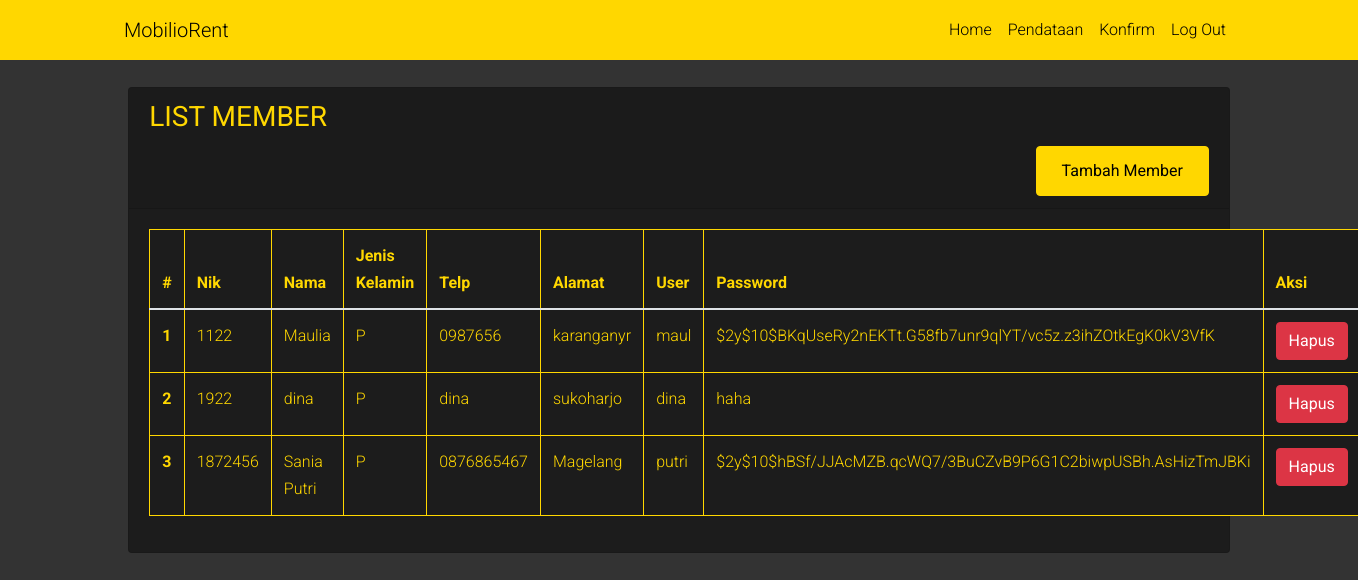
Screenshot of /tb_member.php with the database file from the repository.
### tables this page shows
CREATE TABLE IF NOT EXISTS `member` (
  `nik` int NOT NULL,
  `nama` varchar(255) NOT NULL,
  `jk` enum('L','P') NOT NULL,
  `telp` varchar(15) NOT NULL,
  `alamat` text NOT NULL,
  `user` varchar(255) NOT NULL,
  `pass` varchar(255) NOT NULL
);

### tb_member.php (the view, shortened to what this page needs)
<!DOCTYPE html>
<html lang="en">
<head>
    <link rel="stylesheet" href="fonts/icomoon/style.css">
    <link rel="stylesheet" href="css/bootstrap.min.css">
    <link rel="stylesheet" href="css/bootstrap-datepicker.css">
    <link rel="stylesheet" href="css/jquery.fancybox.min.css">
    <link rel="stylesheet" href="css/owl.carousel.min.css">
    <link rel="stylesheet" href="css/owl.theme.default.min.css">
    <link rel="stylesheet" href="fonts/flaticon/font/flaticon.css">
    <link rel="stylesheet" href="css/aos.css">
    <link rel="stylesheet" href="css/style.css">
</head>
<body class="hold-transition sidebar-mini layout-fixed">
<div class="wrapper">
    <nav class="navbar navbar-expand-lg">
        <div class="container">
            <a class="navbar-brand" href="#">
                <i class="fas fa-home"></i> MobilioRent
            </a>
            <div class="collapse navbar-collapse" id="navbarNav">
                <ul class="navbar-nav ml-auto">
                    <li class="nav-item">
                        <a class="nav-link" href="tb_mobil.php">Home</a>
                    </li>
                    <li class="nav-item">
                        <a class="nav-link" href="form.php">Pendataan</a>
                    </li>
                    <li class="nav-item">
                        <a class="nav-link" href="konfirm.php">Konfirm</a>
                    </li>
                    <li class="nav-item">
                        <a class="nav-link" href="logout.php">Log Out</a>
                    </li>
                </ul>
            </div>
        </div>
    </nav>
    <br>
    <?php
    $koneksi = new mysqli("localhost", "root", "", "rental");
    $sql = "SELECT * FROM member";
    $result = $koneksi->query($sql);
    ?>
    <section class="content">
        <div class="container-fluid">
            <div class="row justify-content-center">
                <div class="col-md-10">
                    <div class="card card-primary">
                        <div class="card-header">
                            <h3 class="card-title"><strong>LIST MEMBER</strong></h3>
                            <button type="button" class="btn btn-primary float-right" data-toggle="modal" data-target="#addMemberModal">
                                Tambah Member
                            </button>
                        </div>
                        <div class="card-body">
                            <table class="table table-bordered">
                                <thead>
                                <tr>
                                    <th scope="col">#</th>
                                    <th scope="col">Nik</th>
                                    <th scope="col">Nama</th>
                                    <th scope="col">Jenis Kelamin</th>
                                    <th scope="col">Telp</th>
                                    <th scope="col">Alamat</th>
                                    <th scope="col">User</th>
                                    <th scope="col">Password</th>
                                    <th scope="col">Aksi</th>
                                </tr>
                                </thead>
                                <tbody>
<?php if ($result->num_rows > 0): ?>
    <?php $no = 1; ?>
    <?php while ($row = $result->fetch_assoc()): ?>
        <tr>
            <th scope="row"><?php echo $no++; ?></th>
            <td><?php echo htmlspecialchars($row['nik']); ?></td>
            <td><?php echo htmlspecialchars($row['nama']); ?></td>
            <td><?php echo htmlspecialchars($row['jk']); ?></td>
            <td><?php echo htmlspecialchars($row['telp']); ?></td>
            <td><?php echo htmlspecialchars($row['alamat']); ?></td>
            <td><?php echo htmlspecialchars($row['user']); ?></td>
            <td><?php echo htmlspecialchars($row['pass']); ?></td>
            <td>
                <a href="hapus.php?id=<?php echo $row['nik']; ?>" class="btn btn-danger" onclick="return confirm('Apakah Anda yakin ingin menghapus member ini?')">Hapus</a>
            </td>
        </tr>
    <?php endwhile; ?>
<?php else: ?>
    <tr>
        <td colspan="9" class="text-center">Tidak ada data Member.</td>
    </tr>
<?php endif; ?>
</tbody>
</body>
</html>

### css/style.css (style rules this page uses)
html { overflow-x: hidden; }
body { line-height: 1.7; color: #364d59 !important; font-weight: 300; font-size: 1rem; background: #fff; }
a { -webkit-transition: .3s all ease; -o-transition: .3s all ease; transition: .3s all ease; text-decoration: none; }
h1, h2, h3, h4, h5, .h1, .h2, .h3, .h4, .h5 { font-weight: 300; color: #364d59; }
.btn.btn-primary { padding: 12px 25px; }

### tb_member.php (style rules this page uses)
body { background-color: #333333; font-family: 'Roboto', sans-serif; }
.navbar { background-color: #FFD700; }
.navbar .nav-link, .navbar .navbar-brand { color: black; }
.card { background-color: #1c1c1c; color: #FFD700; }
.table-bordered { background-color: #1c1c1c; color: #FFD700; border-color: #FFD700; }
.table-bordered th, .table-bordered td { border: 1px solid #FFD700; }
.btn-primary { background-color: #FFD700; border-color: #FFD700; color: black; }
h3.card-title { color: #FFD700; }

### rows the page displays
member: nik "1122", nama "Maulia", jk "P", telp "0987656", alamat "karanganyr", user "maul", pass "$2y$10$BKqUseRy2nEKTt.G58fb7unr9qlYT/vc5z.z3ihZOtkEgK0kV3VfK"
member: nik "1922", nama "dina", jk "P", telp "dina", alamat "sukoharjo", user "dina", pass "haha"
member: nik "1872456", nama "Sania Putri", jk "P", telp "0876865467", alamat "Magelang", user "putri", pass "$2y$10$hBSf/JJAcMZB.qcWQ7/3BuCZvB9P6G1C2biwpUSBh.AsHizTmJBKi"
